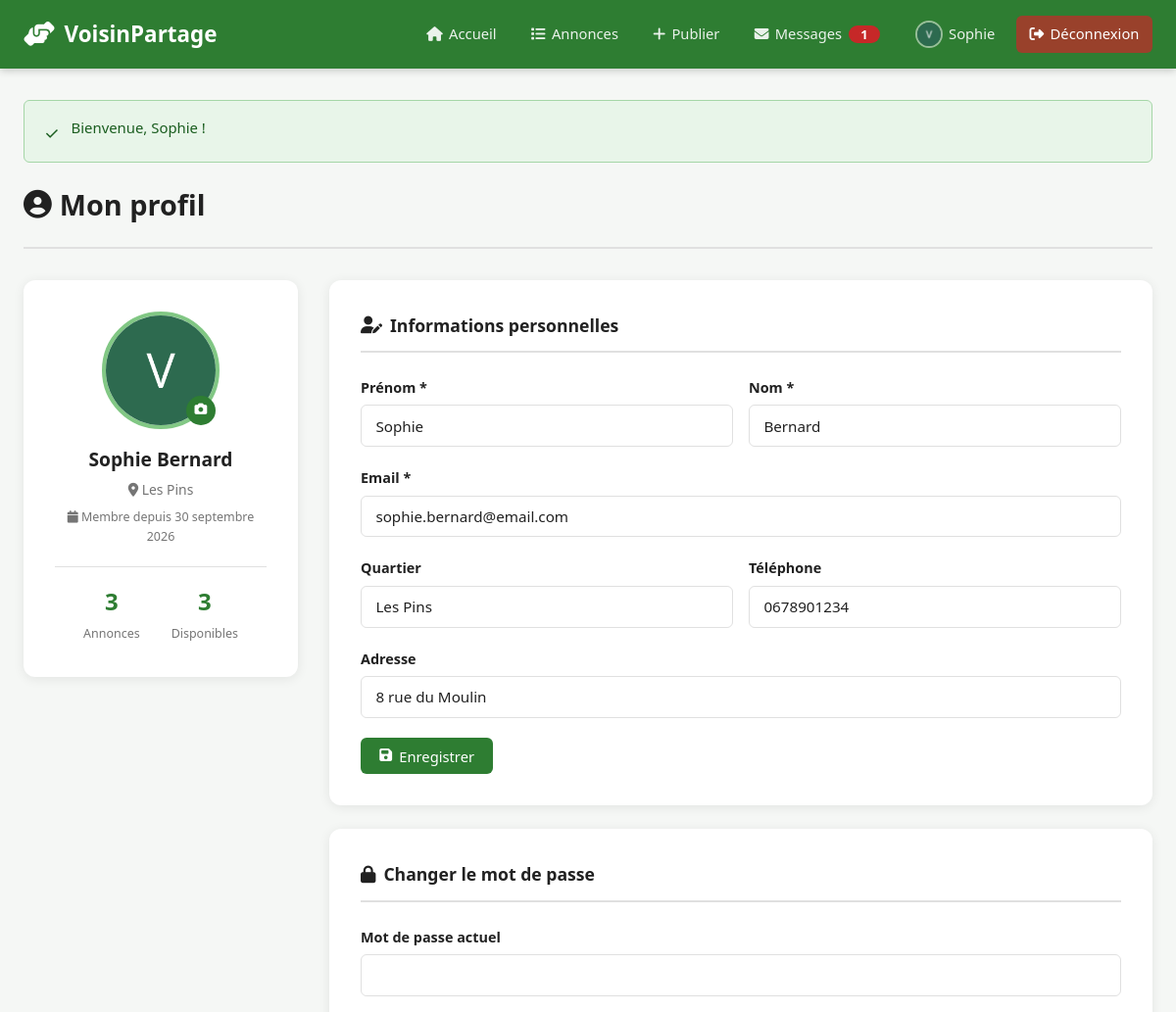
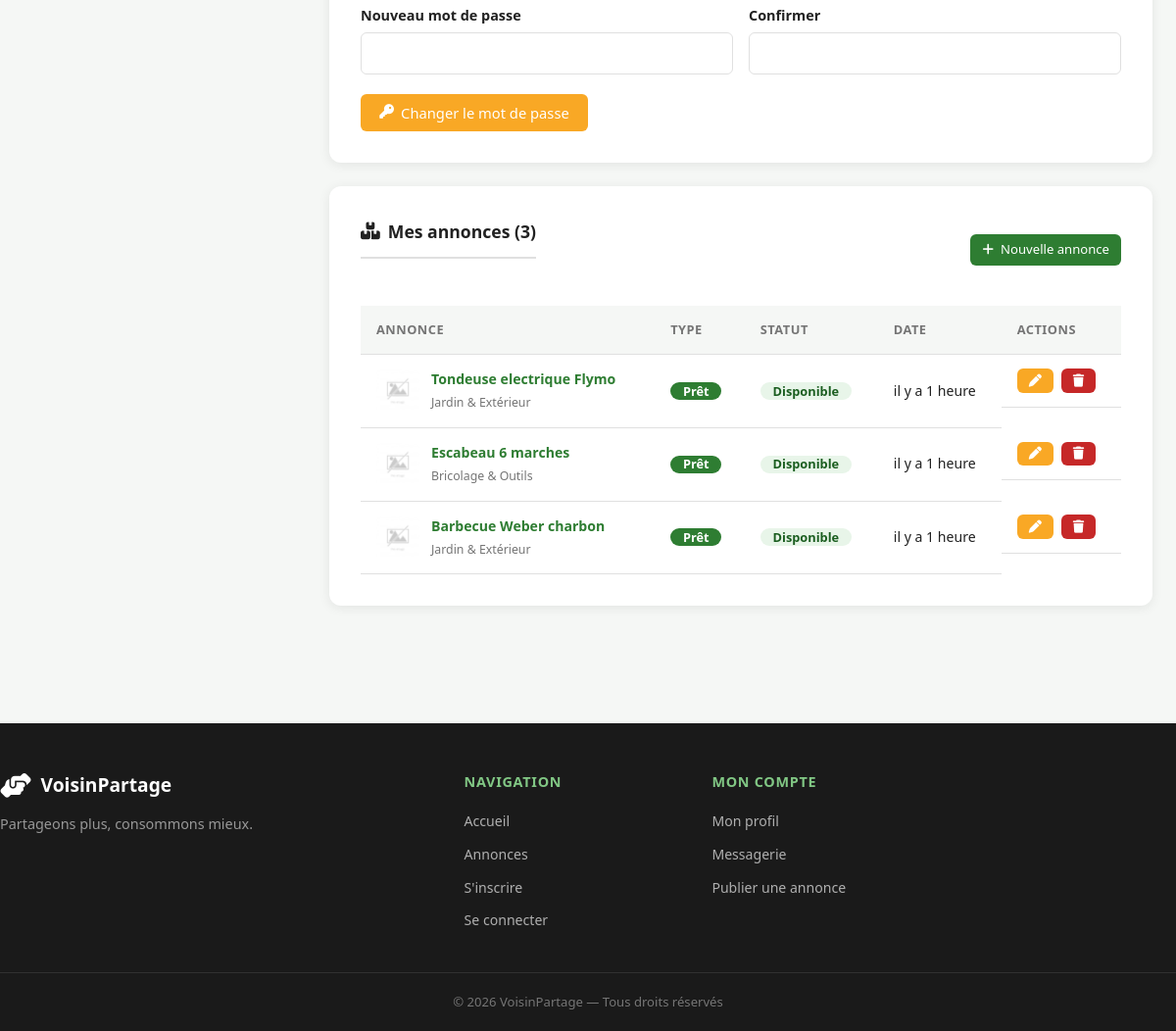
Page /profil/mon_profil.php (signed in) on the committed database (2 pictures, top to bottom).
### tables this page shows
CREATE TABLE IF NOT EXISTS utilisateurs (
    id_utilisateur  INT UNSIGNED      NOT NULL AUTO_INCREMENT,
    nom             VARCHAR(100)      NOT NULL,
    prenom          VARCHAR(100)      NOT NULL,
    email           VARCHAR(255)      NOT NULL UNIQUE,
    mot_de_passe    VARCHAR(255)      NOT NULL,
    telephone       VARCHAR(20)       DEFAULT NULL,
    adresse         VARCHAR(255)      DEFAULT NULL,
    quartier        VARCHAR(100)      DEFAULT NULL,
    photo_profil    VARCHAR(255)      NOT NULL DEFAULT 'default.png',
    role            ENUM('utilisateur','administrateur') NOT NULL DEFAULT 'utilisateur',
    actif           TINYINT(1)        NOT NULL DEFAULT 1,
    date_inscription DATETIME         NOT NULL DEFAULT CURRENT_TIMESTAMP,
    PRIMARY KEY (id_utilisateur)
);

CREATE TABLE IF NOT EXISTS annonces (
    id_annonce      INT UNSIGNED  NOT NULL AUTO_INCREMENT,
    titre           VARCHAR(255)  NOT NULL,
    description     TEXT          NOT NULL,
    type            ENUM('pret','don') NOT NULL DEFAULT 'pret',
    statut          ENUM('disponible','reserve','indisponible') NOT NULL DEFAULT 'disponible',
    photo           VARCHAR(255)  NOT NULL DEFAULT 'no-image.png',
    date_publication DATETIME     NOT NULL DEFAULT CURRENT_TIMESTAMP,
    id_utilisateur  INT UNSIGNED  NOT NULL,
    id_categorie    INT UNSIGNED  NOT NULL,
    PRIMARY KEY (id_annonce),
    CONSTRAINT fk_annonce_user FOREIGN KEY (id_utilisateur)
        REFERENCES utilisateurs(id_utilisateur) ON DELETE CASCADE ON UPDATE CASCADE,
    CONSTRAINT fk_annonce_cat  FOREIGN KEY (id_categorie)
        REFERENCES categories(id_categorie)    ON DELETE RESTRICT ON UPDATE CASCADE
);

CREATE TABLE IF NOT EXISTS categories (
    id_categorie INT UNSIGNED NOT NULL AUTO_INCREMENT,
    nom          VARCHAR(100) NOT NULL,
    icone        VARCHAR(100) NOT NULL DEFAULT 'fa-solid fa-box',
    description  TEXT         DEFAULT NULL,
    PRIMARY KEY (id_categorie)
);

### profil/mon_profil.php (the view, shortened to what this page needs)
<?php
require_once '../includes/functions.php';
$pdo    = getDB();
$userId = (int)$_SESSION['user_id'];
$stmt = $pdo->prepare('SELECT * FROM utilisateurs WHERE id_utilisateur = ?');
$stmt->execute([$userId]);
$user = $stmt->fetch();
$stmtAnn = $pdo->prepare("
    SELECT a.*, c.nom AS cat_nom, c.icone AS cat_icone
    FROM annonces a
    JOIN categories c ON a.id_categorie = c.id_categorie
    WHERE a.id_utilisateur = ?
    ORDER BY a.date_publication DESC
");
$stmtAnn->execute([$userId]);
$mesAnnonces = $stmtAnn->fetchAll();
require_once '../includes/header.php';
?>
<div class="page-header">
    <h1><i class="fa-solid fa-user-circle"></i> Mon profil</h1>
</div>
<div class="profil-layout">
    <aside class="profil-sidebar">
        <div class="profil-avatar-card">
            <div class="profil-avatar-wrap">
                <img src="<?= imgProfil($user['photo_profil']) ?>"
                     alt="<?= e($user['prenom']) ?>"
                     class="profil-avatar"
                     id="avatarPreview"
                     onerror="this.src='/voisinpartage/assets/images/default.png'">
                <label for="photo_profil_quick" class="avatar-edit-btn" title="Changer la photo">
                    <i class="fa-solid fa-camera"></i>
                </label>
            </div>
            <h2><?= e($user['prenom']) ?> <?= e($user['nom']) ?></h2>
            <?php if ($user['quartier']): ?>
                <p class="profil-quartier">
                    <i class="fa-solid fa-location-dot"></i> <?= e($user['quartier']) ?>
                </p>
            <?php endif; ?>
            <p class="profil-since">
                <i class="fa-solid fa-calendar"></i>
                Membre depuis <?= formaterDateComplete($user['date_inscription']) ?>
            </p>
            <div class="profil-stats">
                <div class="profil-stat">
                    <strong><?= count($mesAnnonces) ?></strong>
                    <span>Annonces</span>
                </div>
                <div class="profil-stat">
                    <strong><?= array_sum(array_column(array_filter($mesAnnonces, fn($a) => $a['statut'] === 'disponible'), 'id_annonce')) > 0
                        ? count(array_filter($mesAnnonces, fn($a) => $a['statut'] === 'disponible'))
                        : 0 ?></strong>
                    <span>Disponibles</span>
                </div>
            </div>
        </div>
    </aside>
    <div class="profil-main">
        <div class="profil-section">
            <h3><i class="fa-solid fa-user-pen"></i> Informations personnelles</h3>
            <form method="POST" action="mon_profil.php" enctype="multipart/form-data" novalidate>
                <div class="form-row">
                    <div class="form-group">
                        <label for="prenom">Prénom *</label>
                        <input type="text" id="prenom" name="prenom"
                               value="<?= e($user['prenom']) ?>" class="form-control" required>
                    </div>
                    <div class="form-group">
                        <label for="nom">Nom *</label>
                        <input type="text" id="nom" name="nom"
                               value="<?= e($user['nom']) ?>" class="form-control" required>
                    </div>
                </div>
                <div class="form-group">
                    <label for="email">Email *</label>
                    <input type="email" id="email" name="email"
                           value="<?= e($user['email']) ?>" class="form-control" required>
                </div>
                <div class="form-row">
                    <div class="form-group">
                        <label for="quartier">Quartier</label>
                        <input type="text" id="quartier" name="quartier"
                               value="<?= e($user['quartier'] ?? '') ?>" class="form-control">
                    </div>
                    <div class="form-group">
                        <label for="telephone">Téléphone</label>
                        <input type="tel" id="telephone" name="telephone"
                               value="<?= e($user['telephone'] ?? '') ?>" class="form-control">
                    </div>
                </div>
                <div class="form-group">
                    <label for="adresse">Adresse</label>
                    <input type="text" id="adresse" name="adresse"
                           value="<?= e($user['adresse'] ?? '') ?>" class="form-control">
                </div>
                <button type="submit" class="btn btn-primary">
                    <i class="fa-solid fa-floppy-disk"></i> Enregistrer
                </button>
            </form>
        </div>
        <div class="profil-section">
            <h3><i class="fa-solid fa-lock"></i> Changer le mot de passe</h3>
            <form method="POST" action="mon_profil.php" novalidate>
                <div class="form-group">
                    <label for="ancien_mdp">Mot de passe actuel</label>
                    <input type="password" id="ancien_mdp" name="ancien_mdp" class="form-control" required>
                </div>
                <div class="form-row">
                    <div class="form-group">
                        <label for="nouveau_mdp">Nouveau mot de passe</label>
                        <input type="password" id="nouveau_mdp" name="nouveau_mdp"
                               class="form-control" required minlength="8">
                    </div>
                    <div class="form-group">
                        <label for="mdp_confirm">Confirmer</label>
                        <input type="password" id="mdp_confirm" name="mdp_confirm"
                               class="form-control" required>
                    </div>
                </div>
                <button type="submit" class="btn btn-warning">
                    <i class="fa-solid fa-key"></i> Changer le mot de passe
                </button>
            </form>
        </div>
        <div class="profil-section">
            <div class="section-header">
                <h3><i class="fa-solid fa-boxes-stacked"></i> Mes annonces (<?= count($mesAnnonces) ?>)</h3>
                <a href="../annonces/creer.php" class="btn btn-sm btn-primary">
                    <i class="fa-solid fa-plus"></i> Nouvelle annonce
                </a>
            </div>
            <?php if (empty($mesAnnonces)): ?>
                <div class="empty-state">
                    <i class="fa-solid fa-box-open"></i>
                    <p>Vous n'avez pas encore d'annonces.</p>
                    <a href="../annonces/creer.php" class="btn btn-primary">Publier ma première annonce</a>
                </div>
            <?php else: ?>
                <div class="table-responsive">
                    <table class="table">
                        <thead>
                            <tr>
                                <th>Annonce</th>
                                <th>Type</th>
                                <th>Statut</th>
                                <th>Date</th>
                                <th>Actions</th>
                            </tr>
                        </thead>
                        <tbody>
                            <?php foreach ($mesAnnonces as $a): ?>
                                <tr>
                                    <td>
                                        <div class="table-annonce">
                                            <img src="<?= imgAnnonce($a['photo']) ?>"
                                                 alt="<?= e($a['titre']) ?>"
                                                 class="table-thumb">
                                            <div>
                                                <a href="../annonces/detail.php?id=<?= $a['id_annonce'] ?>">
                                                    <?= e($a['titre']) ?>
                                                </a>
                                                <small><?= e($a['cat_nom']) ?></small>
                                            </div>
                                        </div>
                                    </td>
                                    <td>
                                        <span class="badge badge-type-<?= $a['type'] ?>">
                                            <?= $a['type'] === 'pret' ? 'Prêt' : 'Don' ?>
                                        </span>
                                    </td>
                                    <td>
                                        <span class="badge badge-statut-<?= $a['statut'] ?>">
                                            <?= match($a['statut']) {
                                                'disponible'   => 'Disponible',
                                                'reserve'      => 'Réservé',
                                                'indisponible' => 'Indisponible',
                                            } ?>
                                        </span>
                                    </td>
                                    <td><?= formaterDate($a['date_publication']) ?></td>
                                    <td class="table-actions">
                                        <a href="../annonces/modifier.php?id=<?= $a['id_annonce'] ?>"
                                           class="btn btn-sm btn-warning" title="Modifier">
                                            <i class="fa-solid fa-pen"></i>
                                        </a>
                                        <a href="../annonces/supprimer.php?id=<?= $a['id_annonce'] ?>"
                                           class="btn btn-sm btn-danger" title="Supprimer"
                                           onclick="return confirm('Supprimer cette annonce ?')">
                                            <i class="fa-solid fa-trash"></i>
                                        </a>
                                    </td>
                                </tr>
                            <?php endforeach; ?>
                        </tbody>
                    </table>
                </div>
            <?php endif; ?>
        </div>
    </div>
</div>
<?php require_once '../includes/footer.php'; ?>

### rows in the picture
utilisateurs: photo_profil (placeholder picture), prenom "Sophie", nom "Bernard", quartier "Les Pins", date_inscription "30 septembre 2026", email "sophie.bernard@email.com", telephone "0678901234", adresse "8 rue du Moulin"
annonces: photo (placeholder picture), titre "Tondeuse electrique Flymo", id_categorie.nom "Jardin & Extérieur", type "Prêt", statut "Disponible", date_publication "il y a 1 heure"
annonces: photo (placeholder picture), titre "Escabeau 6 marches", id_categorie.nom "Bricolage & Outils", type "Prêt", statut "Disponible", date_publication "il y a 1 heure"
annonces: photo (placeholder picture), titre "Barbecue Weber charbon", id_categorie.nom "Jardin & Extérieur", type "Prêt", statut "Disponible", date_publication "il y a 1 heure"

### other values in the picture
$nonLus "1"
$_SESSION['prenom'] "Sophie"
$icon "✓"
$message "Bienvenue, Sophie !"
count($mesAnnonces) "3"
